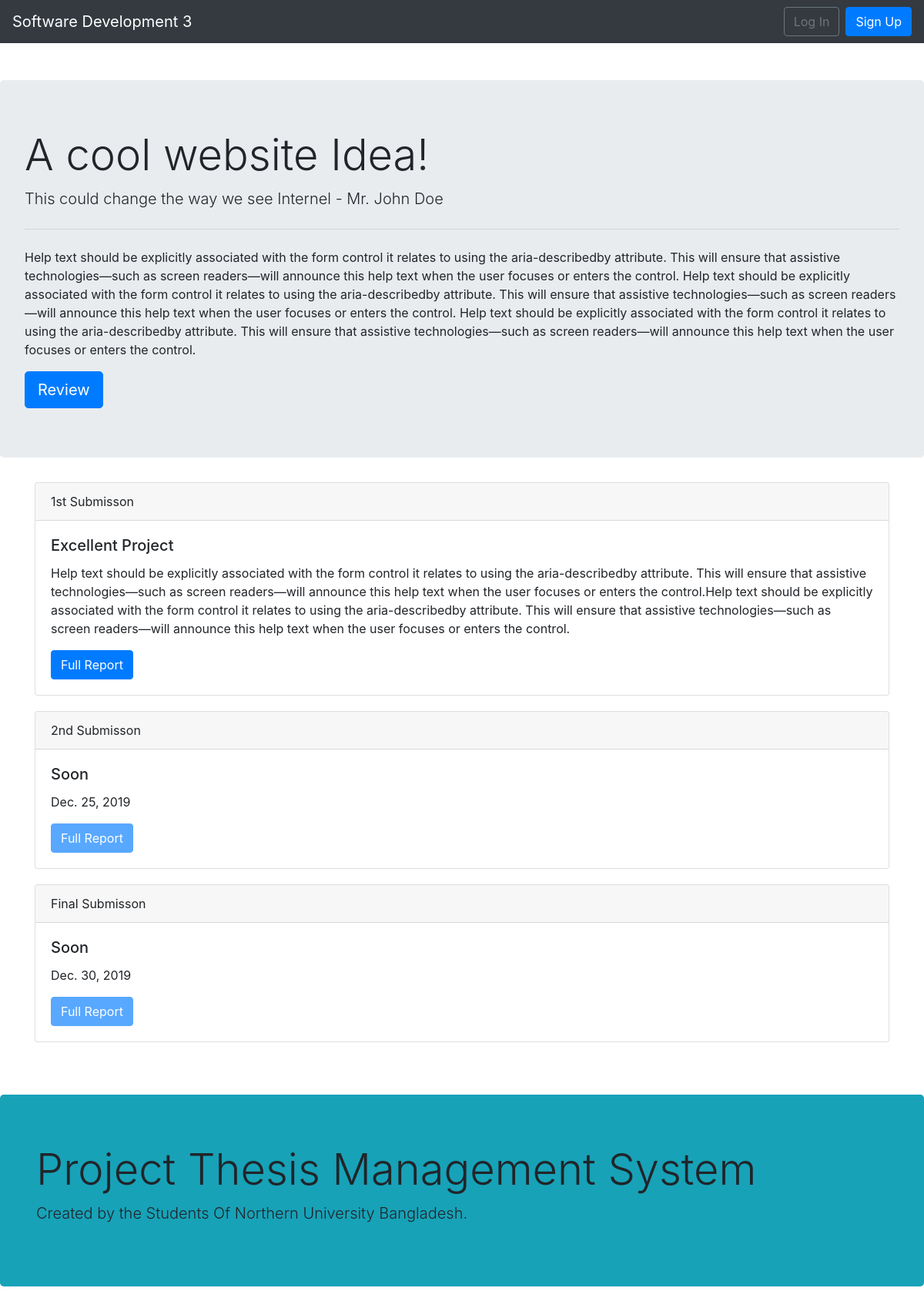
Page /teacher/detail/2 on the committed database.
### home/models.py (models this page shows, shortened)
class ProjectModel(models.Model):
    student_key = models.OneToOneField(
        'auth.user',
        on_delete=models.CASCADE,
        primary_key=True,
    )
    title = models.CharField(max_length=255)
    subtitle = models.CharField(max_length=255, null=True)
    teacher = models.CharField(
        max_length=255,
        default="",
        null=True,
        blank=True
    )
    description = models.TextField()
    first_def_title = models.CharField(max_length=255, default="Soon")
    first_def_time = models.DateField(null=True, blank=True)
    first_def_desc = models.TextField(default="", null=True, blank=True)
    mid_def_title = models.CharField(max_length=255, default="Soon")
    mid_def_time = models.DateField(null=True, blank=True)
    mid_def_desc = models.TextField(default="", null=True, blank=True)
    final_def_title = models.CharField(max_length=255, default="Soon")
    final_def_time = models.DateField(null=True, blank=True)
    final_def_desc = models.TextField(default="", null=True, blank=True)

### home/views.py (the view)
class TeacherDetailView(DetailView):
    model = ProjectModel
    context_object_name = 'project'
    template_name = 'teacher/teacher_detail_view.html'

### templates/teacher/teacher_detail_view.html
{% extends 'base.html' %}
{% block content %}
<div class="jumbotron">
    <h1 class="display-4">{{ project.title }}!</h1>
    <p class="lead">{{ project.subtitle }} - {{ project.teacher }}</p>
    <hr class="my-4">
    <p>{{ project.description }}</p>
    <a class="btn btn-primary btn-lg" href="{% url 'teacher_review' project.pk %}" role="button">Review</a>
</div>
<div class="container">
    <div class="card" style="margin-bottom: 20px;">
        <div class="card-header">
            1st Submisson
        </div>
        <div class="card-body">
            <h5 class="card-title">{{ project.first_def_title }}</h5>
            {% if project.first_def_title == "Soon" %}
            <p class="card-text">{{ project.first_def_time }}</p>
            <a href="#" class="btn btn-primary disabled" disabled>Full Report</a>
            {% else %}
            <p class="card-text">{{ project.first_def_desc }}</p>
            <a href="#" class="btn btn-primary">Full Report</a>
            {% endif %}
        </div>
    </div>
    <div class="card" style="margin-bottom: 20px;">
        <div class="card-header">
            2nd Submisson
        </div>
        <div class="card-body">
            <h5 class="card-title">{{ project.mid_def_title }}</h5>
            {% if project.mid_def_title == "Soon" %}
            <p class="card-text">{{ project.mid_def_time }}</p>
            <a href="#" class="btn btn-primary disabled" disabled>Full Report</a>
            {% else %}
            <p class="card-text">{{ project.mid_def_desc }}</p>
            <a href="#" class="btn btn-primary">Full Report</a>
            {% endif %}
        </div>
    </div>
    <div class="card" style="margin-bottom: 20px;">
        <div class="card-header">
            Final Submisson
        </div>
        <div class="card-body">
            <h5 class="card-title">{{ project.final_def_title }}</h5>
            {% if project.final_def_title == "Soon" %}
            <p class="card-text">{{ project.final_def_time }}</p>
            <a href="#" class="btn btn-primary disabled" disabled>Full Report</a>
            {% else %}
            <p class="card-text">{{ project.final_def_desc }}</p>
            <a href="#" class="btn btn-primary">Full Report</a>
            {% endif %}
        </div>
    </div>
</div>
{% endblock content %}

### rows in the picture
ProjectModel: title "A cool website Idea", subtitle "This could change the way we see Internel", teacher "Mr. John Doe", description "Help text should be explicitly associated with the form control it relates to using the aria-describedby attribute. This will ensure that assistive technologies—such as screen readers—will announce this help text when the user focuses or enters the control. Help text should be explicitly associated with the form control it relates to using the aria-describedby attribute. This will ensure that assistive technologies—such as screen readers—will announce this help text when the user focuses or enters the control. Help text should be explicitly associated with the form control it relates to using the aria-describedby attribute. This will ensure that assistive technologies—such as screen…", first_def_title "Excellent Project", first_def_desc "Help text should be explicitly associated with the form control it relates to using the aria-describedby attribute. This will ensure that assistive technologies—such as screen readers—will announce this help text when the user focuses or enters the control.Help text should be explicitly associated with the form control it relates to using the aria-describedby attribute. This will ensure that assistive technologies—such as screen readers—will announce this help text when the user focuses or enters the control.", mid_def_title "Soon", mid_def_time "Dec. 25, 2019", final_def_title "Soon", final_def_time "Dec. 30, 2019"
